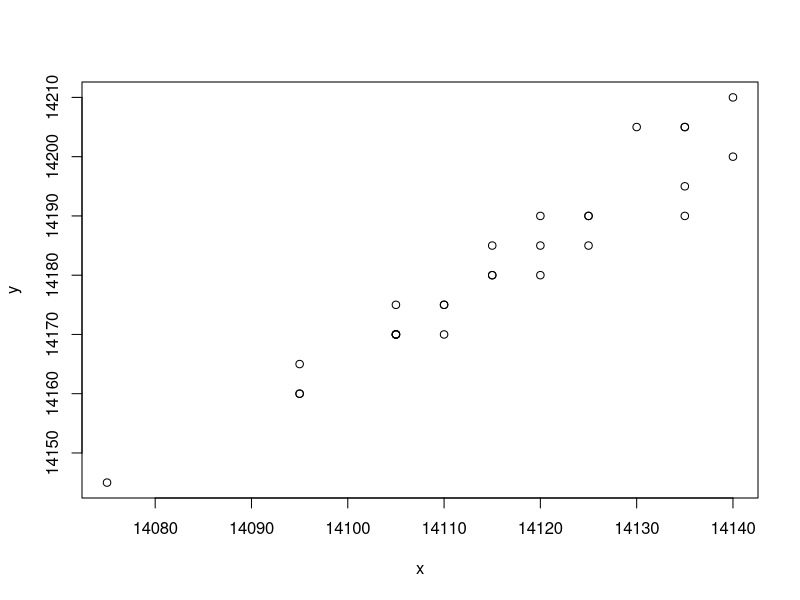
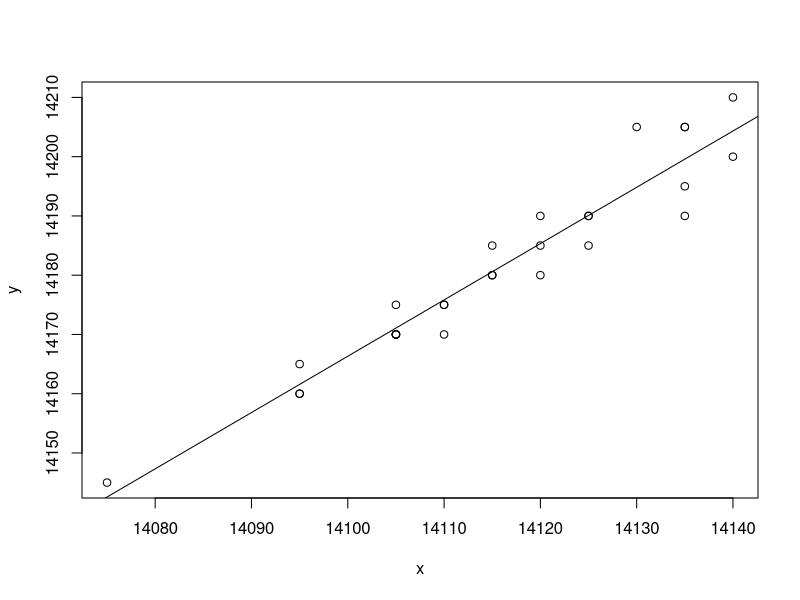
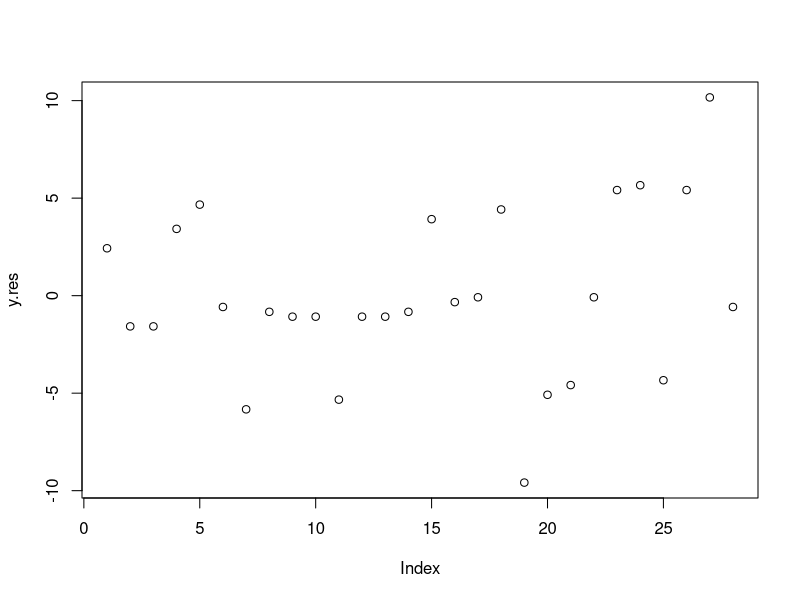
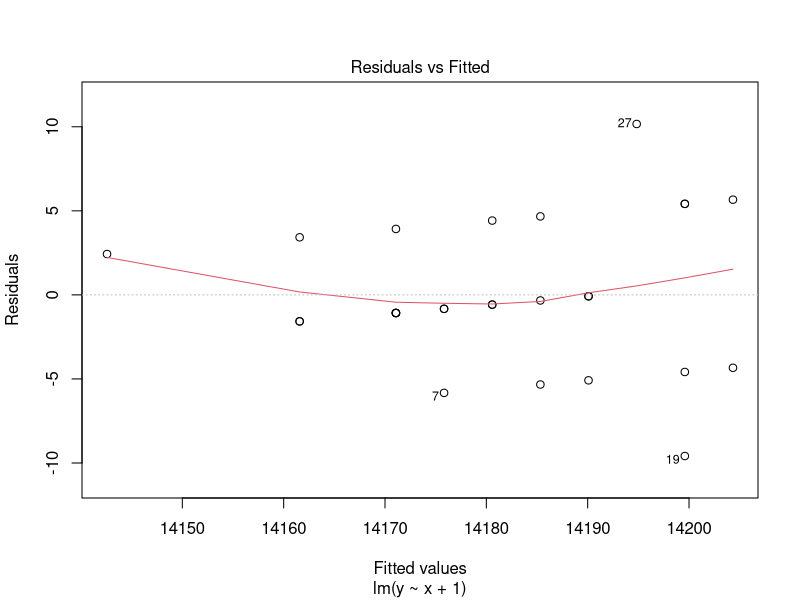
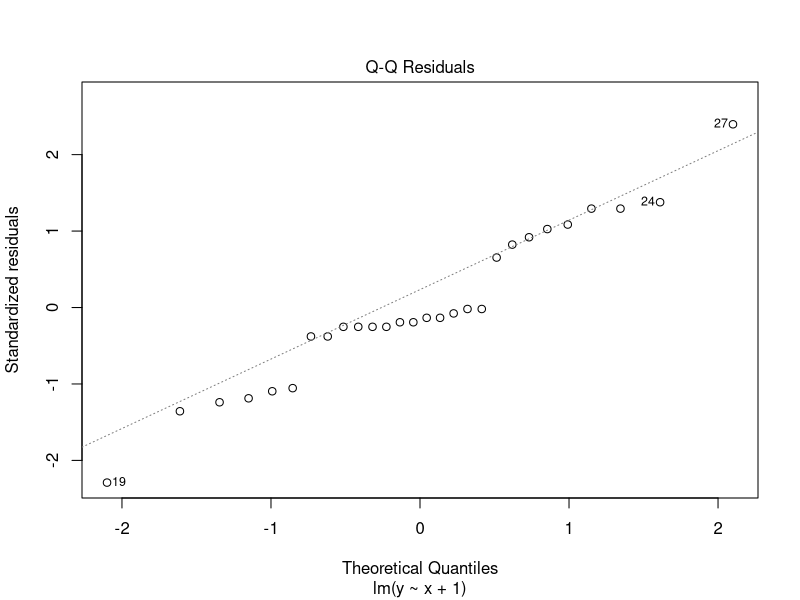
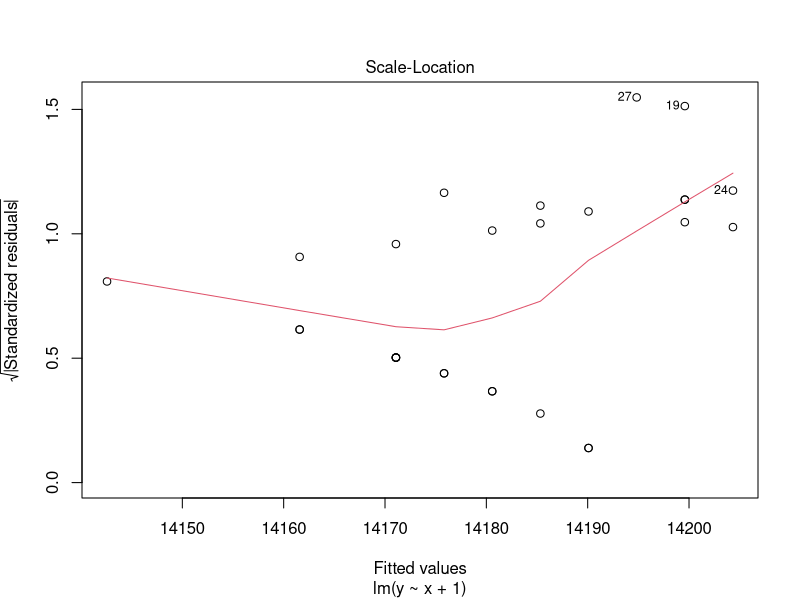
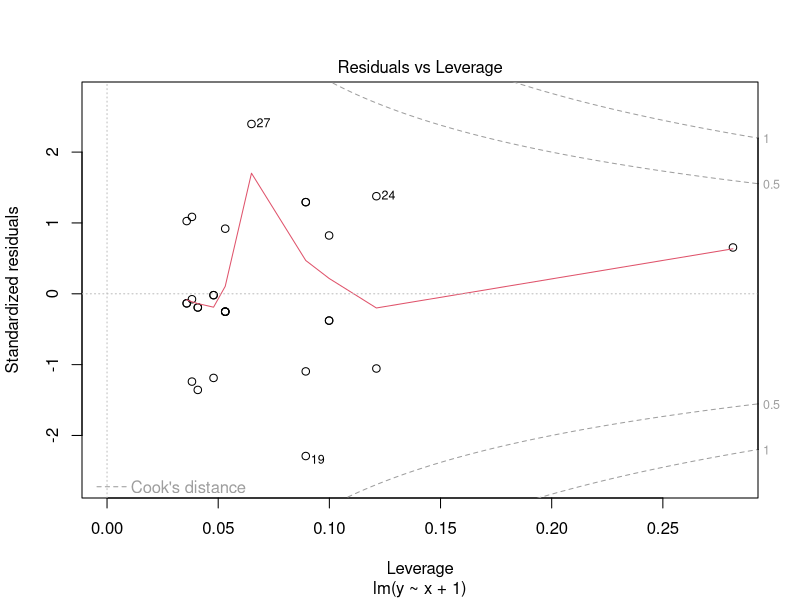
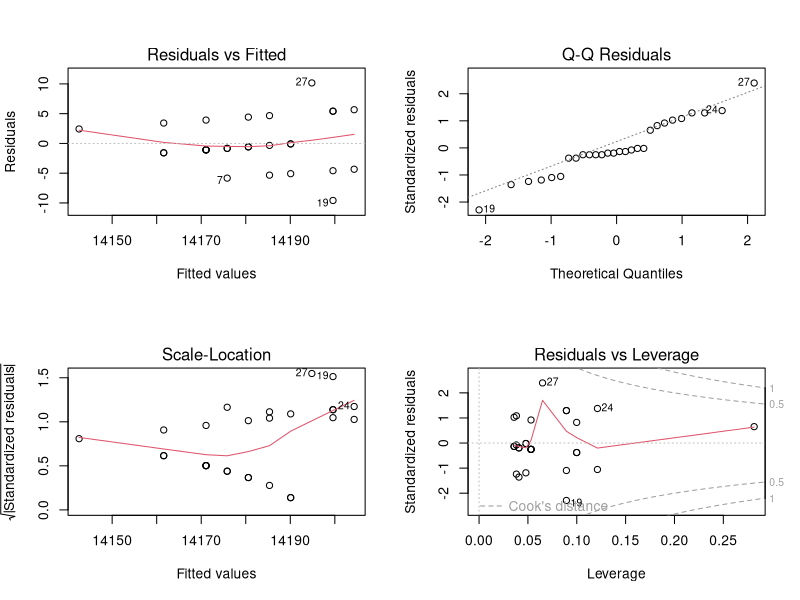

Source code (R) for these figures, in order:
# load time series library
library(zoo)
library(xts)
dat <-read.csv("test_data - Sheet1.csv", stringsAsFactors = F)

# change it to xts format
df <- xts(dat[, -1], order.by = as.POSIXct(dat[,1]))

x <- as.numeric(df[,1])
y <- as.numeric(df[,2])

plot(y~x+1) 

# slope and intercept, residuals, etc.
lm.ab <- lm(y~x+1)
lm.ab$coefficients
lm.ab$call
lm.ab$residuals
summary(lm.ab) # F-test, p.66

# run together 
plot(y ~ x+ 1)
abline(lm.ab)

# residuals 
y.res <- residuals(lm.ab)

shapiro.test(y.res)
plot(y.res)

# four plots p.68
plot(lm.ab)
# explanation p.69

# all four plots on one page
par(mfrow = c(2,2))
plot(lm.ab)

# the above four plots indicate number 27, 19, 7 may affect our regression results, so let's try to remove them and see the result
dat_new <- dat[-c(7, 19, 27), ]
x_new <- dat_new[, 2]
y_new <- dat_new[, 3]

lm.ab2 <- lm(y_new ~ x_new + 1)
summary(lm.ab2)
# by comparing it with lm.ab, we can see an improvment
